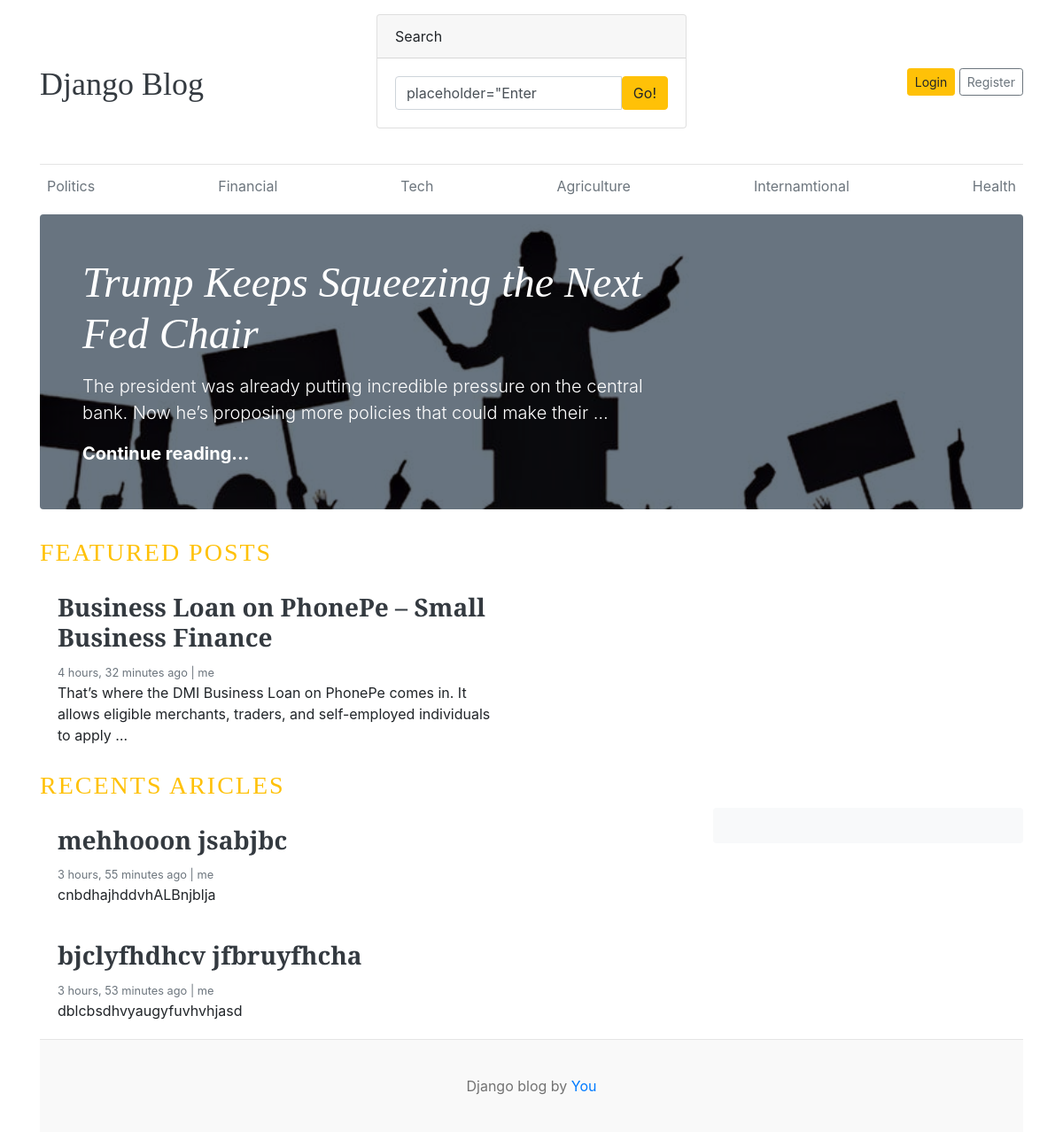
Before: / with the older database file.
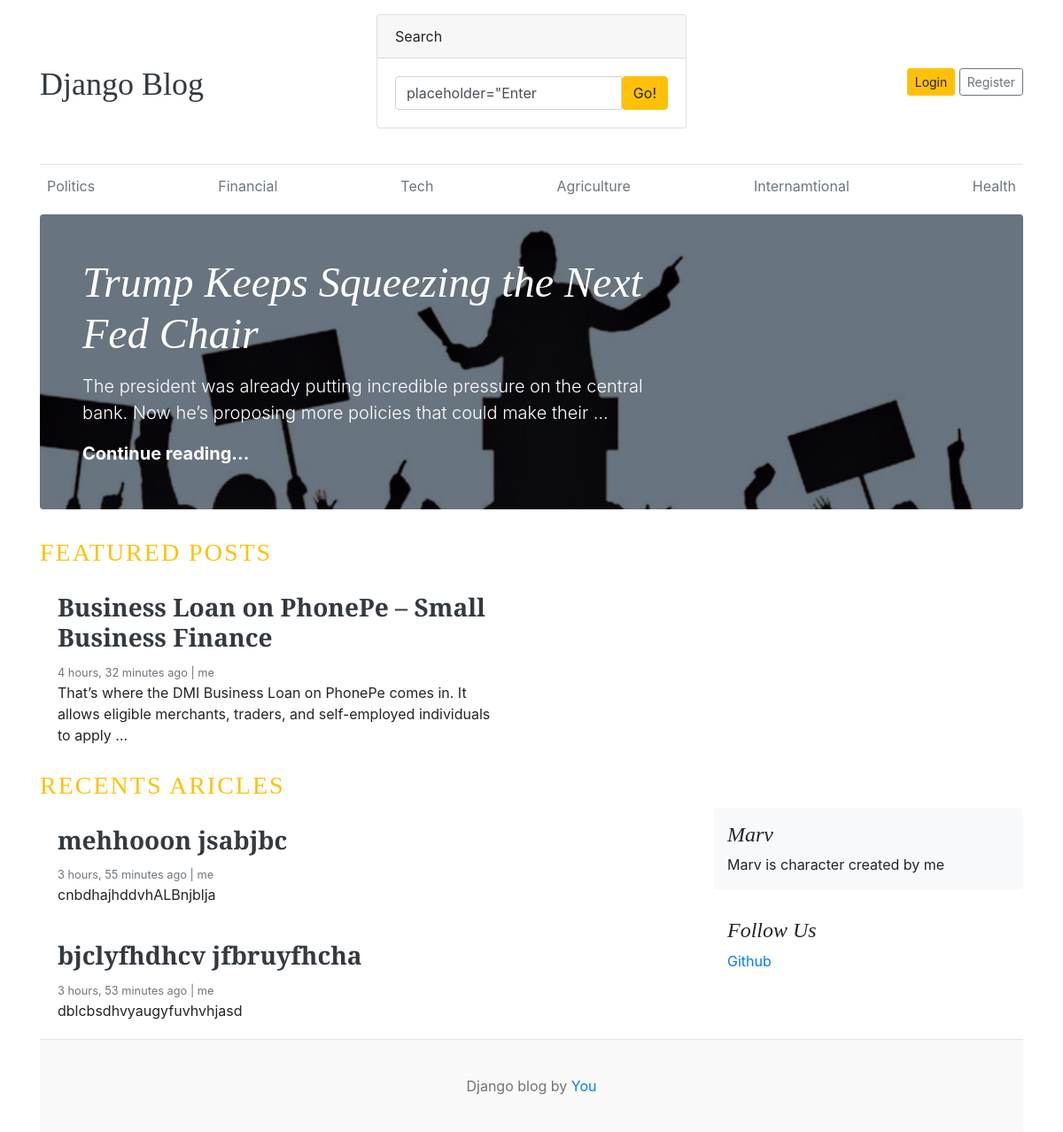
After: the same page with the newer database file.
### blog/models.py (models this page shows, shortened)
class Category(models.Model):
    category_name = models.CharField(max_length=50 , unique=True)
    created_at = models.DateTimeField(auto_now_add=True)
    updated_at = models.DateTimeField(auto_now=True)
    class Meta:
        verbose_name_plural = "categories"

class Blog(models.Model):
    Status_choices = [
        ('draft' , 'Draft'),
        ('published' , 'Publised'),
    ]
    title = models.CharField(max_length=100)
    slug = models.SlugField(max_length=150 , unique=True , blank=True)
    category = models.ForeignKey(Category , on_delete=models.CASCADE)
    author = models.ForeignKey(User , on_delete=models.CASCADE)
    featured_image = models.ImageField(upload_to='uploads/%y/%m/%d')
    short_description = models.TextField(max_length=200)
    blog_body = models.TextField(max_length=2000)
    status = models.CharField(choices=Status_choices , default=0)
    is_featured = models.BooleanField(default=False)
    created_at  = models.DateTimeField(auto_now_add=True)
    updated_at  = models.DateTimeField(auto_now=True)

class about(models.Model):
    about_heading = models.CharField(max_length=50)
    about_description = models.CharField(max_length=100)
    created_at  = models.DateTimeField(auto_now_add=True)
    updates_at  = models.DateTimeField(auto_now=True)
    class Meta:
        verbose_name_plural = "About"

class SocialLink(models.Model):
    plateform = models.CharField(max_length=25)
    link = models.URLField(max_length=100)
    created_at = models.DateTimeField(auto_now_add=True)
    updated_at = models.DateTimeField(auto_now=True)

### blogy/views.py (the view)
# urls.py: 2. Add a URL to urlpatterns:  path('', views.home, name='home')
def home(request):
    categories = Category.objects.all()
    featured_posts = Blog.objects.filter(is_featured = True).order_by('updated_at')
    posts = Blog.objects.filter(is_featured = False , status='published')
    try:
        About = about.objects.get()
    except:
        About = None
    context = {
        'categories': categories,
        'featured_posts': featured_posts,
        'posts':posts,
        'About':About,
    }
    return render(request , "home.html" , context)

### blog/context_processors.py (called while the page is built)
def geet_categories(request):
    return {"categories": Category.objects.all()}

def get_social(request):
    social = SocialLink.objects.all()
    return dict(social = social)

### templates/home.html (shortened to what this page needs)
{% extends "base.html" %}
{% load static %}
  {% block content %}
  {% for post in featured_posts %}
    {% if forloop.first %}
    <div class="jumbotron p-3 p-md-5 text-white rounded bg-dark" style="background-image: url({{ post.featured_image.url }});background-blend-mode: overlay;background-size:cover;">
      <div class="col-md-8 px-0">
        <h1 class="display-4 font-italic"> {{post.title}} </h1>
        <p class="lead my-3"> {{post.short_description | truncatewords:20}} </p>
        <p class="lead mb-0"><a href="{% url 'blogs' post.slug %}" class="text-white font-weight-bold">Continue reading...</a></p>
      </div>
    </div>
    {% endif %}
  {% endfor %}
  <h3 class="text-uppercase text-warning" style="letter-spacing: 2px;">Featured Posts</h3>
  <div class="row mb-2">
    {% for post in featured_posts %}
    {% if not forloop.first %}
    <div class="col-md-6">
      <div class="card border-0" >
        <div class="card-body">
          <h3><a href="{% url 'blogs' post.slug %}" class="text-dark font-weight-bold"> {{post.title}} </a></h3>
          <small class="mb-1 text-muted"> {{post.created_at | timesince }} ago | {{post.author}} </small>
          <p class="card-text"> {{post.short_description | truncatewords:20}} </p>
        </div>
      </div>
    </div>
    {% endif %}
    {% endfor %}
  </div>
  <h3 class="text-uppercase text-warning" style="letter-spacing: 2px;">Recents Aricles</h3>
  <main role="main" class="container p-0">
    <div class="row">
      <div class="col-md-8 blog-main">
        {% for post in posts %}
        <div class="card border-0" >
        <div class="card-body">
          <h3><a href="{% url 'blogs' post.slug %}" class="text-dark font-weight-bold"> {{post.title}} </a></h3>
          <small class="mb-1 text-muted"> {{post.created_at | timesince }} ago | {{post.author}} </small>
          <p class="card-text"> {{post.short_description | truncatewords:20}} </p>
        </div>
        {% endfor %}
      </div>
      </div>
    </div>
      <aside class="col-md-4 blog-sidebar">
        <div class="p-3 mb-3 bg-light rounded">
          <h4 class="font-italic"> {{About.about_heading}} </h4>
          <p class="mb-0"> {{About.about_description}} </p>
        </div>
        {% if social %}
        <div class="p-3">
          <h4 class="font-italic">Follow Us</h4>
          <ol class="list-unstyled">
            {% for i in social %}
            <li><a href="{{i.link}}"> {{i.plateform}} </a></li>
            {% endfor %}
          </ol>
        </div>
        {% endif %}
      </aside>
    </div>
  </main>
  {% endblock %}

### templates/base.html (shortened to what this page needs)
{% load static %}
<!DOCTYPE html>
<html lang="en">
<head>
    <link href="https://getbootstrap.com/docs/4.0/dist/css/bootstrap.min.css" rel="stylesheet">
    <link href="{% static 'css/home.css' %}" rel="stylesheet">
</head>
<body>
<div class="container">
  <header class="blog-header py-3">
      <div class="row flex-nowrap justify-content-between align-items-center">
          <div class="col-4 pt-1">
              <a class="blog-header-logo text-dark" href="/">Django Blog</a>
          </div>
          <div class="col-4">
            <form action="{% url 'search' %}" method="GET">
                 <div class="card mb-4">
                <div class="card-header">Search</div>
                <div class="card-body">
                    <div class="input-group">
                        <input class="form-control" type="text" name="keyword" value={{keyword}} placeholder="Enter search term..." aria-label="Enter search term..." aria-describedby="button-search" />
                        <button type="submit" class="btn btn-warning" id="button-search" type="button">Go!</button>
                    </div>
                </div>
            </div>
            </form>
          </div>
          <div class="col-4 d-flex justify-content-end align-items-center">
              <a class="btn btn-sm btn-warning" href="#">Login</a> &nbsp;
              <a class="btn btn-sm btn-outline-secondary" href="#">Register</a>
          </div>
      </div>
  </header>
  <div class="nav-scroller py-1 mb-2">
      <nav class="nav d-flex justify-content-between">
          {% for cat in categories %}
              <a class="p-2 text-muted" href="{% url 'post_by_category' cat.id %}">{{ cat.category_name }}</a>
          {% endfor %}
      </nav>
  </div>
  {% block content %}
  {% endblock %}
  <footer class="blog-footer">
      <p>Django blog by <a href="#">You</a></p>
  </footer>
</div>
</body>
</html>

Changed rows visible on the page:
added about: about_heading "Marv", about_description "Marv is character created by me"
added SocialLink: plateform "Github"
Other visible differences:
text now shown: "Follow Us"
